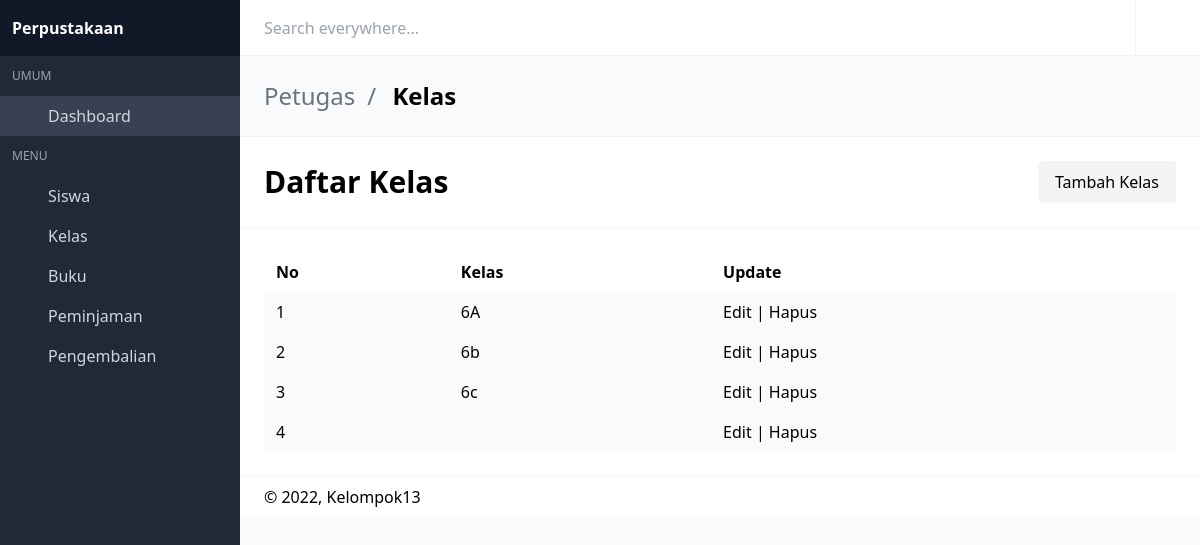
The app's page /main/petugas/kelas.php (signed in) with its own data.
### tables this page shows
CREATE TABLE `kelas` (
  `id_kelas` int(2) NOT NULL,
  `nama_kelas` varchar(50) NOT NULL
);

### main/petugas/kelas.php (the view, shortened to what this page needs)
<?php
include_once("config.php");
?>
<!DOCTYPE html>
<html lang="en" class="">
<head>
  <link rel="stylesheet" href="css/main.css?v=1628755089081">
</head>
<body>
<div id="app">
<nav id="navbar-main" class="navbar is-fixed-top">
  <div class="navbar-brand">
    <div class="navbar-item">
      <div class="control"><input placeholder="Search everywhere..." class="input"></div>
    </div>
  </div>
  <div class="navbar-menu" id="navbar-menu">
    <div class="navbar-end">
      <a href="" class="navbar-item has-divider desktop-icon-only">
        <span class="icon"><i class="mdi mdi-help-circle-outline"></i></span>
      </a>
      <a href="keluar.php" title="Log out" class="navbar-item desktop-icon-only">
        <span class="icon"><i class="mdi mdi-logout"></i></span>
      </a>
    </div>
  </div>
</nav>
<aside class="aside is-placed-left is-expanded">
  <div class="aside-tools">
    <div>
    <b class="font-black">Perpustakaan</b>
    </div>
  </div>
  <div class="menu is-menu-main">
    <p class="menu-label">Umum</p>
    <ul class="menu-list">
      <li class="active">
        <a href="dashboard.php">
          <span class="icon"><i class="mdi mdi-desktop-mac"></i></span>
          <span class="menu-item-label">Dashboard</span>
        </a>
      </li>
    </ul>
    <p class="menu-label">Menu</p>
    <ul class="menu-list">
      <li class="--set-active-tables-html">
        <a href="siswa.php">
          <span class="icon"><i class="mdi mdi-account-circle"></i></span>
          <span class="menu-item-label">Siswa</span>
        </a>
      </li>
      <li class="--set-active-forms-html">
        <a href="kelas.php">
          <span class="icon"><i class="mdi mdi-table"></i></span>
          <span class="menu-item-label">Kelas</span>
        </a>
      </li>
      <li class="--set-active-profile-html">
        <a href="buku.php">
          <span class="icon"><i class="mdi mdi-book"></i></span>
          <span class="menu-item-label">Buku</span>
        </a>
      </li>
      <li>
        <a href="peminjaman.php">
          <span class="icon"><i class="mdi mdi-cart-plus"></i></span>
          <span class="menu-item-label">Peminjaman</span>
        </a>
      </li>
      <li>
        <a href="pengembalian.php">
          <span class="icon"><i class="mdi mdi-cart-minus"></i></span>
          <span class="menu-item-label">Pengembalian</span>
        </a>
      </li>
    </ul>
  </div>
</aside>
<section class="is-title-bar">
  <div class="flex flex-col md:flex-row items-center justify-between space-y-6 md:space-y-0">
    <ul>
      <li>Petugas</li>
      <li>Kelas</li>
    </ul>
  </div>
</section>
<section class="is-hero-bar">
  <div class="flex flex-col md:flex-row items-center justify-between space-y-6 md:space-y-0">
    <h1 class="title">
      Daftar Kelas
    </h1>
    <a href="buatkelas.php" class="btn btn-outline-dark button light">Tambah Kelas</a>
  </div>
</section>
<section class="is-hero-bar">
  <div>
<table class="table table-primary p-1 mt-4 border border-primary container">
  <tbody>
      <tr>
          <th>No</th>
          <th>Kelas</th>
          <th>Update</th>
      </tr>
  </tbody>
  <tbody>
  <?php
    if(isset($_GET['cari'])){
      $cari = $_GET['cari'];
      $result = mysqli_query($conn,"SELECT * FROM kelas WHERE judul LIKE '%".$cari."%'");
    }else{
      $result = mysqli_query($conn,"SELECT * FROM kelas");
    }
    $no =1;
    while($data = mysqli_fetch_array($result)) {
      ?>
        <tbody>
        <tr>
            <td class="text-center"><?= $no ?></td>
            <td><?= $data['1']?></td>
            <td colspan="2">
            <a href="editkelas.php?id_kelas=<?=$data['id_kelas']?>" class="btn btn-outline-primary">Edit</a>
            |
            <a href="deletekelas.php?id=<?php echo $data['id_kelas'] ?>" class="btn btn-outline-danger">Hapus</a>
            </td>
        </tr>
        </tbody>
    <?php
    $no++;
      }
      ?>
</table>
  </div>
</section>
<footer class="footer">
  <div class="flex flex-col md:flex-row items-center justify-between space-y-3 md:space-y-0">
    <div class="flex items-center justify-start space-x-3">
      <div>
        © 2022, Kelompok13
      </div>
    </div>
  </div>
</footer>
<link rel="stylesheet" href="https://cdn.materialdesignicons.com/4.9.95/css/materialdesignicons.min.css">
</body>
</html>

### records on screen
kelas: nama_kelas "6A"
kelas: nama_kelas "6b"
kelas: nama_kelas "6c"
